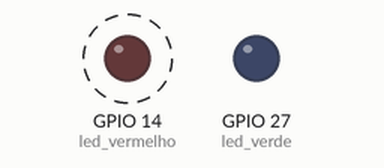
Bench run of a program on a simulated ESP32 board running MicroPython. On the bench: output pins drawn as LEDs (lit = HIGH). Wiring (from the project's diagram.json): red LED on GPIO 14, blue LED on GPIO 27. Dashed ring = blinking.

Above: at 0.5 s.
At 3.5 s:
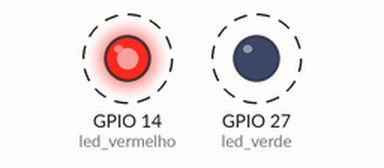
Timing chart, 0 to 4.6 s (numbered marks = the images above):
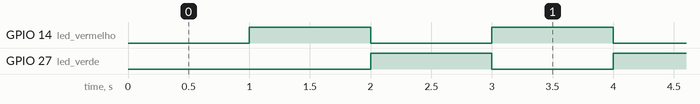

Measured:
- by itself, GPIO 14 (led_vermelho), GPIO 27 (led_verde): alternates HIGH for 1.0 s and LOW for 1.0 s

The program:

main.py
```python
import machine
import time


led_vermelho = machine.Pin(14, machine.Pin.OUT)
led_verde = machine.Pin(27, machine.Pin.OUT)

while True:
    time.sleep(1)
    led_verde.value(0)
    led_vermelho.value(1)

    time.sleep(1)
    led_verde.value(1)
    led_vermelho.value(0)
```
